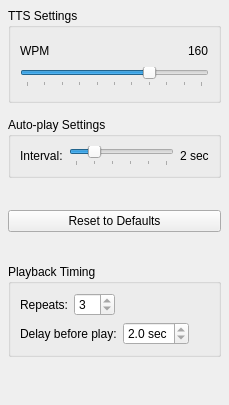
        <widget class="QDockWidget" name="settingsDock">
            <property name="visible">
                <bool>true</bool>
            </property>
            <property name="windowTitle">
                <string>Settings</string>
            </property>
            <attribute name="dockWidgetArea">
                <number>1</number>
            </attribute>
            <widget class="QWidget" name="dockContents">
                <layout class="QVBoxLayout" name="verticalLayout_settings">
                    <property name="spacing">
                        <number>8</number>
                    </property>
                    <property name="leftMargin">
                        <number>8</number>
                    </property>
                    <property name="topMargin">
                        <number>8</number>
                    </property>
                    <property name="rightMargin">
                        <number>8</number>
                    </property>
                    <property name="bottomMargin">
                        <number>8</number>
                    </property>
                    <item>
                        <widget class="QGroupBox" name="audioGroup">
                            <property name="sizePolicy">
                                <sizepolicy hsizetype="Preferred" vsizetype="Maximum">
                                    <horstretch>0</horstretch>
                                    <verstretch>0</verstretch>
                                </sizepolicy>
                            </property>
                            <property name="title">
                                <string>TTS Settings</string>
                            </property>
                            <layout class="QVBoxLayout" name="verticalLayout_audio">
                                <item>
                                    <spacer name="rateTopSpacer">
                                        <property name="orientation">
                                            <enum>Qt::Orientation::Vertical</enum>
                                        </property>
                                        <property name="sizeType">
                                            <enum>QSizePolicy::Policy::Minimum</enum>
                                        </property>
                                        <property name="sizeHint" stdset="0">
                                            <size>
                                                <width>10</width>
                                                <height>4</height>
                                            </size>
                                        </property>
                                    </spacer>
                                </item>
                                <item>
                                    <layout class="QVBoxLayout" name="rateContainerLayout">
                                        <item>
                                            <layout class="QVBoxLayout" name="verticalLayout_rateStack">
                                                <item>
                                                    <layout class="QHBoxLayout" name="horizontalLayout_rateHeader">
                                                        <item>
                                                            <widget class="QLabel" name="labelRate">
                                                                <property name="text">
                                                                    <string>WPM</string>
                                                                </property>
                                                            </widget>
                                                        </item>
                                                        <item>
                                                            <spacer name="rateHeaderSpacer">
                                                                <property name="orientation">
                                                                    <enum>Qt::Orientation::Horizontal</enum>
                                                                </property>
                                                                <property name="sizeType">
                                                                    <enum>QSizePolicy::Policy::Expanding</enum>
                                                                </property>
                                                                <property name="sizeHint" stdset="0">
                                                                    <size>
                                                                        <width>20</width>
                                                                        <height>10</height>
                                                                    </size>
                                                                </property>
                                                            </spacer>
                                                        </item>
                                                        <item>
                                                            <spacer name="horizontalSpacer_3">
                                                                <property name="orientation">
                                                                    <enum>Qt::Orientation::Horizontal</enum>
                                                                </property>
                                                                <property name="sizeHint" stdset="0">
                                                                    <size>
                                                                        <width>40</width>
                                                                        <height>20</height>
                                                                    </size>
                                                                </property>
                                                            </spacer>
                                                        </item>
                                                        <item>
                                                            <widget class="QLabel" name="lblRateValue">
                                                                <property name="text">
                                                                    <string>160</string>
                                                                </property>
                                                            </widget>
                                                        </item>
                                                    </layout>
                                                </item>
                                                <item>
                                                    <widget class="QSlider" name="sliderRate">
                                                        <property name="sizePolicy">
                                                            <sizepolicy hsizetype="Expanding" vsizetype="Fixed">
                                                                <horstretch>0</horstretch>
                                                                <verstretch>0</verstretch>
                                                            </sizepolicy>
                                                        </property>
                                                        <property name="minimum">
                                                            <number>20</number>
                                                        </property>
                                                        <property name="maximum">
                                                            <number>220</number>
                                                        </property>
                                                        <property name="singleStep">
                                                            <number>20</number>
                                                        </property>
                                                        <property name="pageStep">
                                                            <number>20</number>
                                                        </property>
                                                        <property name="value">
                                                            <number>160</number>
                                                        </property>
                                                        <property name="orientation">
                                                            <enum>Qt::Orientation::Horizontal</enum>
                                                        </property>
                                                        <property name="tickPosition">
                                                            <enum>QSlider::TickPosition::TicksBelow</enum>
                                                        </property>
                                                        <property name="tickInterval">
                                                            <number>20</number>
                                                        </property>
                                                    </widget>
                                                </item>
                                            </layout>
                                        </item>
                                    </layout>
                                </item>
                                <item>
                                    <spacer name="rateBottomSpacer">
                                        <property name="orientation">
                                            <enum>Qt::Orientation::Vertical</enum>
                                        </property>
                                        <property name="sizeType">
                                            <enum>QSizePolicy::Policy::Minimum</enum>
                                        </property>
                                        <property name="sizeHint" stdset="0">
                                            <size>
                                                <width>10</width>
                                                <height>4</height>
                                            </size>
                                        </property>
                                    </spacer>
                                </item>
                            </layout>
                        </widget>
                    </item>
                    <item>
                        <spacer name="settingsMidSpacer">
                            <property name="orientation">
                                <enum>Qt::Orientation::Vertical</enum>
                            </property>
                            <property name="sizeType">
                                <enum>QSizePolicy::Policy::Minimum</enum>
                            </property>
                            <property name="sizeHint" stdset="0">
                                <size>
                                    <width>20</width>
                                    <height>6</height>
                                </size>
                            </property>
                        </spacer>
                    </item>
                    <item>
                        <widget class="QGroupBox" name="autoplayGroup">
                            <property name="sizePolicy">
                                <sizepolicy hsizetype="Preferred" vsizetype="Maximum">
                                    <horstretch>0</horstretch>
                                    <verstretch>0</verstretch>
                                </sizepolicy>
                            </property>
                            <property name="title">
                                <string>Auto-play Settings</string>
                            </property>
                            <layout class="QHBoxLayout" name="horizontalLayout_intervalRow">
                                <item>
                                    <widget class="QLabel" name="labelInterval">
                                        <property name="text">
                                            <string>Interval:</string>
                                        </property>
                                    </widget>
                                </item>
                                <item>
                                    <widget class="QSlider" name="sliderInterval">
                                        <property name="minimum">
                                            <number>1</number>
                                        </property>
                                        <property name="maximum">
                                            <number>6</number>
                                        </property>
                                        <property name="singleStep">
                                            <number>1</number>
                                        </property>
                                        <property name="pageStep">
                                            <number>1</number>
                                        </property>
                                        <property name="value">
                                            <number>2</number>
                                        </property>
                                        <property name="orientation">
                                            <enum>Qt::Orientation::Horizontal</enum>
                                        </property>
                                        <property name="tickPosition">
                                            <enum>QSlider::TickPosition::TicksBelow</enum>
                                        </property>
                                        <property name="tickInterval">
                                            <number>1</number>
                                        </property>
                                    </widget>
                                </item>
                                <item>
                                    <widget class="QLabel" name="lblIntervalValue">
                                        <property name="text">
                                            <string>2 sec</string>
                                        </property>
                                    </widget>
                                </item>
                            </layout>
                        </widget>
                    </item>

                    <item>
                        <spacer name="spacer_btnResetDefaults">
                            <property name="orientation">
                                <enum>Qt::Orientation::Vertical</enum>
                            </property>
                            <property name="sizeType">
                                <enum>QSizePolicy::Policy::Fixed</enum>
                            </property>
                            <property name="sizeHint" stdset="0">
                                <size>
                                    <width>20</width>
                                    <height>24</height>
                                </size>
                            </property>
                        </spacer>
                    </item>
                    <item>
                        <widget class="QPushButton" name="btnResetDefaults">
                            <property name="text">
                                <string>Reset to Defaults</string>
                            </property>
                        </widget>
                    </item>
                    <item>
                      <spacer name="spacer_aboveTtsTiming">
                        <property name="orientation">
                          <enum>Qt::Orientation::Vertical</enum>
                        </property>
                        <property name="sizeType">
                          <enum>QSizePolicy::Policy::Fixed</enum>
                        </property>
                        <property name="sizeHint" stdset="0">
                          <size>
                            <width>20</width>
                            <height>24</height>
                          </size>
                        </property>
                      </spacer>
                    </item>
                    <item>
                        <widget class="QGroupBox" name="ttsTimingGroup">
                            <property name="title">
                                <string>Playback Timing</string>
                            </property>
                            <layout class="QVBoxLayout" name="verticalLayout_ttsTiming">
                                <property name="spacing">
                                    <number>6</number>
                                </property>
                                <item>
                                    <layout class="QHBoxLayout" name="horizontalLayout_repeats">
                                        <item>
                                            <widget class="QLabel" name="labelRepeats">
                                                <property name="text">
                                                    <string>Repeats:</string>
                                                </property>
                                                <property name="toolTip">
                                                    <string>Number of times each sound is spoken</string>
                                                </property>
                                            </widget>
                                        </item>
                                        <item>
                                            <widget class="QSpinBox" name="spinTTSRepeats">
                                                <property name="minimum">
                                                    <number>1</number>
                                                </property>
                                                <property name="maximum">
                                                    <number>10</number>
                                                </property>
                                                <property name="value">
                                                    <number>3</number>
                                                </property>
                                                <property name="readOnly">
                                                    <bool>true</bool>
                                                </property>
                                                <property name="keyboardTracking">
                                                    <bool>false</bool>
                                                </property>
                                                <property name="focusPolicy">
                                                    <enum>Qt::FocusPolicy::NoFocus</enum>
                                                </property>
                                                <property name="buttonSymbols">
                                                    <enum>QAbstractSpinBox::ButtonSymbols::UpDownArrows</enum>
                                                </property>
                                            </widget>
                                        </item>
                                        <item>
                                            <spacer name="repeatsRowSpacer">
                                                <property name="orientation">
                                                    <enum>Qt::Orientation::Horizontal</enum>
                                                </property>
                                                <property name="sizeType">
                                                    <enum>QSizePolicy::Policy::Expanding</enum>
                                                </property>
                                                <property name="sizeHint" stdset="0">
                                                    <size>
                                                        <width>20</width>
                                                        <height>10</height>
                                                    </size>
                                                </property>
                                            </spacer>
                                        </item>
                                    </layout>
                                </item>
                                <item>
                                    <layout class="QHBoxLayout" name="horizontalLayout_delay">
                                        <item>
                                            <widget class="QLabel" name="labelDelay">
                                                <property name="text">
                                                    <string>Delay before play:</string>
                                                </property>
                                                <property name="toolTip">
                                                    <string>Gap before the first repeat starts</string>
                                                </property>
                                            </widget>
                                        </item>
                                        <item>
                                            <widget class="QDoubleSpinBox" name="spinTTSDelay">
                                                <property name="decimals">
                                                    <number>1</number>
                                                </property>
                                                <property name="minimum">
                                                    <number>1</number>
                                                </property>
                                                <property name="maximum">
                                                    <number>6</number>
                                                </property>
                                                <property name="singleStep">
                                                    <number>1</number>
                                                </property>
                                                <property name="value">
                                                    <number>2</number>
                                                </property>
                                                <property name="suffix">
                                                    <string> sec</string>
                                                </property>
                                                <property name="readOnly">
                                                    <bool>true</bool>
                                                </property>
                                                <property name="keyboardTracking">
                                                    <bool>false</bool>
                                                </property>
                                                <property name="focusPolicy">
                                                    <enum>Qt::FocusPolicy::NoFocus</enum>
                                                </property>
                                                <property name="buttonSymbols">
                                                    <enum>QAbstractSpinBox::ButtonSymbols::UpDownArrows</enum>
                                                </property>
                                            </widget>
                                        </item>
                                        <item>
                                            <spacer name="delayRowSpacer">
                                                <property name="orientation">
                                                    <enum>Qt::Orientation::Horizontal</enum>
                                                </property>
                                                <property name="sizeType">
                                                    <enum>QSizePolicy::Policy::Expanding</enum>
                                                </property>
                                                <property name="sizeHint" stdset="0">
                                                    <size>
                                                        <width>20</width>
                                                        <height>10</height>
                                                    </size>
                                                </property>
                                            </spacer>
                                        </item>
                                    </layout>
                                </item>
                            </layout>
                        </widget>
                    </item>
                    <item>
                        <spacer name="settingsBottomStretch">
                            <property name="orientation">
                                <enum>Qt::Orientation::Vertical</enum>
                            </property>
                            <property name="sizeType">
                                <enum>QSizePolicy::Policy::Expanding</enum>
                            </property>
                            <property name="sizeHint" stdset="0">
                                <size>
                                    <width>20</width>
                                    <height>40</height>
                                </size>
                            </property>
                        </spacer>
                    </item>
                </layout>
            </widget>
        </widget>
